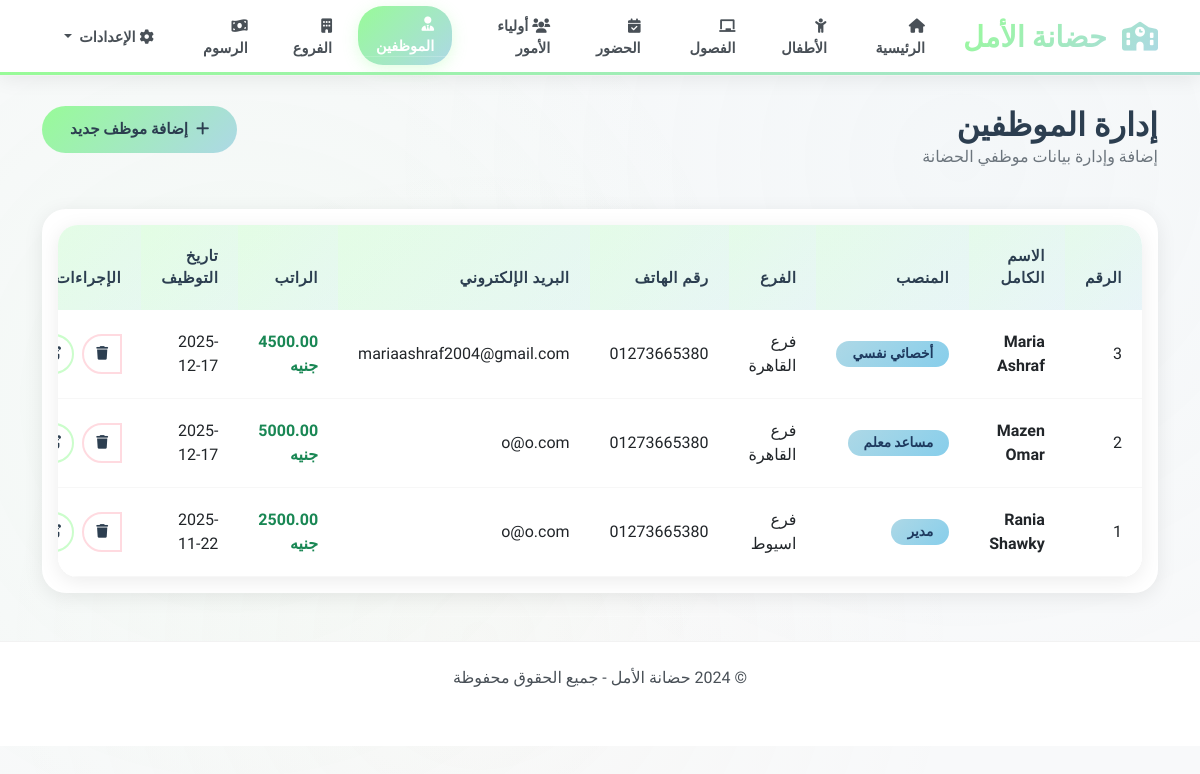
Screenshot of /staff with the database file from the repository.
### tables this page shows
CREATE TABLE Staff (
            staff_id INTEGER PRIMARY KEY AUTOINCREMENT,
            first_name TEXT NOT NULL,
            last_name TEXT NOT NULL,
            position TEXT NOT NULL,
            branch_id INTEGER,
            phone TEXT,
            email TEXT,
            hire_date DATE DEFAULT CURRENT_DATE,
            salary DECIMAL(10,2),
            is_active BOOLEAN DEFAULT 1,
            created_at TIMESTAMP DEFAULT CURRENT_TIMESTAMP,
            FOREIGN KEY (branch_id) REFERENCES Branch(branch_id) ON DELETE SET NULL
        );

CREATE TABLE Branch (
            branch_id INTEGER PRIMARY KEY AUTOINCREMENT,
            name TEXT NOT NULL,
            address TEXT,
            phone TEXT,
            created_at TIMESTAMP DEFAULT CURRENT_TIMESTAMP
        );

### routers/routersstaff.py (the view)
@staff_bp.route('/staff')
def show_staff():
    conn = get_conn()
    cur = conn.cursor()
    try:
        cur.execute('''
            SELECT s.*, b.name as branch_name
            FROM Staff s
            LEFT JOIN Branch b ON s.branch_id = b.branch_id
            ORDER BY s.created_at DESC
        ''')
        staff = cur.fetchall()
        cur.execute('SELECT branch_id, name FROM Branch')
        branches = cur.fetchall()
    except Exception as e:
        flash(f'خطأ في جلب البيانات: {str(e)}', 'error')
        staff = []
        branches = []
    finally:
        conn.close()
    return render_template('staff.html', staff=staff, branches=branches)

### db.py (called while the page is built)
def get_conn():
    conn = sqlite3.connect(DB_PATH)
    conn.row_factory = sqlite3.Row  # access columns by name in templates
    conn.execute('PRAGMA foreign_keys = ON')
    return conn

### Templates/staff.html (shortened to what this page needs)
{% extends 'base.html' %}
{% block head_extra %}
<link href="https://cdnjs.cloudflare.com/ajax/libs/font-awesome/6.0.0/css/all.min.css" rel="stylesheet">
{% endblock %}
{% block content %}
<div class="row mb-4">
    <div class="col-md-8">
        <h1 class="h2 mb-0">إدارة الموظفين</h1>
        <p class="text-muted">إضافة وإدارة بيانات موظفي الحضانة</p>
    </div>
    <div class="col-md-4 text-end">
        <button type="button" class="btn btn-primary" data-bs-toggle="modal" data-bs-target="#addStaffModal">
            <i class="fas fa-plus me-2"></i>إضافة موظف جديد
        </button>
    </div>
</div>
<div class="card">
    <div class="card-body">
        {% if staff %}
        <div class="table-responsive">
            <table class="table table-hover">
                <thead class="table-light">
                    <tr>
                        <th>الرقم</th>
                        <th>الاسم الكامل</th>
                        <th>المنصب</th>
                        <th>الفرع</th>
                        <th>رقم الهاتف</th>
                        <th>البريد الإلكتروني</th>
                        <th>الراتب</th>
                        <th>تاريخ التوظيف</th>
                        <th width="200">الإجراءات</th>
                    </tr>
                </thead>
                <tbody>
                    {% for staff_member in staff %}
                    <tr>
                        <td>{{ staff_member.staff_id }}</td>
                        <td>
                            <strong>{{ staff_member.first_name }} {{ staff_member.last_name }}</strong>
                        </td>
                        <td>
                            <span class="badge bg-info">{{ staff_member.position }}</span>
                        </td>
                        <td>{{ staff_member.branch_name or 'غير محدد' }}</td>
                        <td>{{ staff_member.phone or 'غير محدد' }}</td>
                        <td>{{ staff_member.email or 'غير محدد' }}</td>
                        <td>
                            {% if staff_member.salary %}
                                <span class="text-success fw-bold">{{ "%.2f"|format(staff_member.salary) }} جنيه</span>
                            {% else %}
                                غير محدد
                            {% endif %}
                        </td>
                        <td>{{ staff_member.hire_date or 'غير محدد' }}</td>
                        <td>
                            <div class="btn-group" role="group">
                                <button type="button" class="btn btn-sm btn-outline-primary"
                                        data-bs-toggle="modal"
                                        data-bs-target="#editStaffModal{{ staff_member.staff_id }}">
                                    <i class="fas fa-edit"></i>
                                </button>
                                <button type="button" class="btn btn-sm btn-outline-danger"
                                        data-bs-toggle="modal"
                                        data-bs-target="#deleteStaffModal{{ staff_member.staff_id }}">
                                    <i class="fas fa-trash"></i>
                                </button>
                            </div>
                        </td>
                    </tr>
                    {% endfor %}
                </tbody>
            </table>
        </div>
        {% else %}
        <div class="text-center py-5">
            <i class="fas fa-user-tie fa-3x text-muted mb-3"></i>
            <h5 class="text-muted">لا يوجد موظفون مضافون بعد</h5>
            <p class="text-muted">ابدأ بإضافة أول موظف</p>
        </div>
        {% endif %}
    </div>
</div>
{% endblock %}

### static/css/style.css (style rules this page uses)
:root { --mint-green: #98fb98; --baby-blue: #add8e6; --soft-yellow: #ffe4c4; --coral: #ffb6c1; --light-grey: #f8f9fa; --white: #ffffff; --text-dark: #2c3e50; --text-muted: #6c757d; }
body { font-family: 'Tajawal', 'Segoe UI', Tahoma, Geneva, Verdana, sans-serif; background: var(--light-grey); min-height: 100vh; color: var(--text-dark); }
.card { border: none; border-radius: 24px; box-shadow: 0 4px 20px rgba(0,0,0,0.08); transition: all 0.3s cubic-bezier(0.4, 0, 0.2, 1); background: var(--white); position: relative; overflow: hidden; }
.btn { border-radius: 50px; font-weight: 600; padding: 12px 28px; transition: all 0.3s ease; border: none; position: relative; overflow: hidden; font-size: 0.95rem; }
.btn::before { content: ''; position: absolute; top: 50%; left: 50%; width: 0; height: 0; background: rgba(255, 255, 255, 0.3); border-radius: 50%; transform: translate(-50%, -50%); transition: width 0.6s ease, height 0.6s ease; }
.btn-primary { background: linear-gradient(135deg, #98fb98, #add8e6); color: var(--text-dark); }
.btn-outline-primary { border: 2px solid rgba(152, 251, 152, 0.5); color: var(--text-dark); background: transparent; border-radius: 50px; }
.btn-outline-danger { border: 2px solid rgba(255, 182, 193, 0.5); color: var(--text-dark); background: transparent; border-radius: 50px; }
.btn-sm { padding: 8px 16px; font-size: 0.85rem; border-radius: 50px; }
.btn-group .btn-sm { width: 40px; height: 40px; padding: 0; display: flex; align-items: center; justify-content: center; border-radius: 50%; margin: 0 4px; transition: all 0.3s ease; }
.table-responsive { border-radius: 20px; overflow: hidden; box-shadow: 0 4px 20px rgba(0,0,0,0.08); background: var(--white); }
.table { background: var(--white); border-radius: 20px; overflow: hidden; margin-bottom: 0; border-collapse: separate; border-spacing: 0; }
.table thead th { background: linear-gradient(135deg, rgba(152, 251, 152, 0.15), rgba(173, 216, 230, 0.15)); color: var(--text-dark); font-weight: 700; border: none; padding: 1.25rem; font-size: 0.95rem; text-transform: uppercase; letter-spacing: 0.5px; }
.table tbody tr { transition: all 0.3s ease; border-bottom: 1px solid rgba(0,0,0,0.03); }
.table tbody tr:nth-child(even) { background: rgba(152, 251, 152, 0.02); }
.table tbody tr:nth-child(odd) { background: var(--white); }
.table td { padding: 1.25rem; vertical-align: middle; border: none; border-bottom: 1px solid rgba(0,0,0,0.03); }
.badge { border-radius: 50px; padding: 6px 16px; font-weight: 600; font-size: 0.85rem; text-transform: none; letter-spacing: 0; }
.badge.bg-info { background: linear-gradient(135deg, #add8e6, #87ceeb) !important; color: #1e3a5f !important; }
.table-light { background: linear-gradient(135deg, rgba(152, 251, 152, 0.15), rgba(173, 216, 230, 0.15)) !important; }
h1.h2, h2 { color: var(--text-dark); font-weight: 800; margin-bottom: 0.5rem; }
.text-muted { color: var(--text-muted) !important; }

### Templates/base.html (style rules this page uses)
:root { --mint-green: #98fb98; --baby-blue: #add8e6; --soft-yellow: #ffe4c4; --coral: #ffb6c1; --light-grey: #f8f9fa; --white: #ffffff; }
body { font-family: 'Tajawal', 'Segoe UI', Tahoma, Geneva, Verdana, sans-serif; background: #f8f9fa; min-height: 100vh; position: relative; }
body::before { content: ''; position: fixed; top: 0; left: 0; width: 100%; height: 100%; background-image: radial-gradient(circle at 20% 50%, rgba(152, 251, 152, 0.05) 0%, transparent 50%), radial-gradient(circle at 80% 20%, rgba(173, 216, 230, 0.05) 0%, transparent 50%), radial-gradient(circle at 40% 80%, rgba(255, 228, 196, 0.05) 0%, transparent 50%); pointer-events: none; z-index: -1; }
.btn-group { direction: ltr; }
.card { transition: all 0.4s cubic-bezier(0.25, 0.46, 0.45, 0.94); }

### rows the page displays
Staff: staff_id "3", first_name "Maria", last_name "Ashraf", position "أخصائي نفسي", name "فرع القاهرة", phone "01273665380", email "mariaashraf2004@gmail.com", salary "4500.00", hire_date "2025-12-17"
Staff: staff_id "2", first_name "Mazen", last_name "Omar", position "مساعد معلم", name "فرع القاهرة", phone "01273665380", email "o@o.com", salary "5000.00", hire_date "2025-12-17"
Staff: staff_id "1", first_name "Rania", last_name "Shawky", position "مدير", name "فرع اسيوط", phone "01273665380", email "o@o.com", salary "2500.00", hire_date "2025-11-22"
